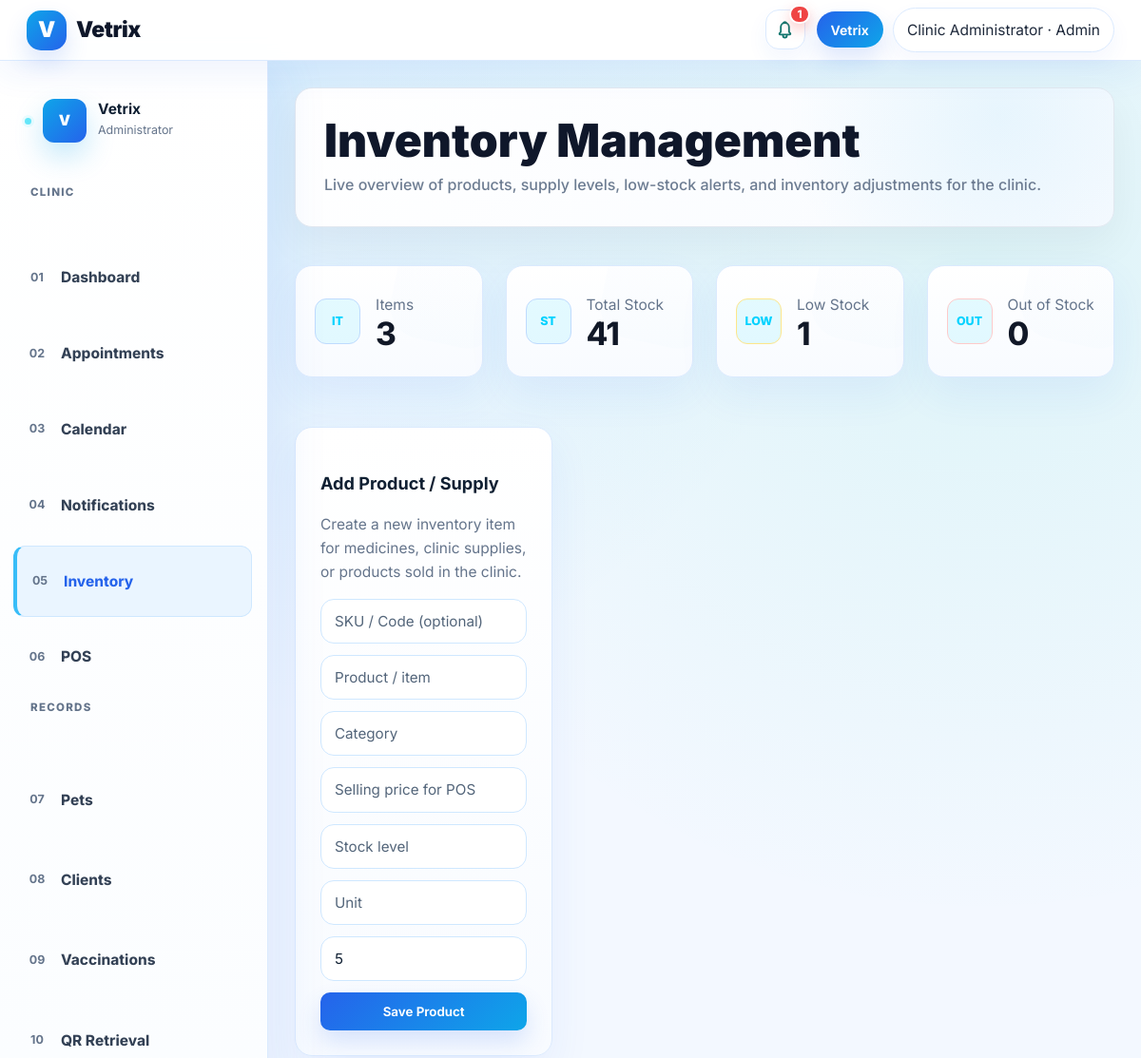
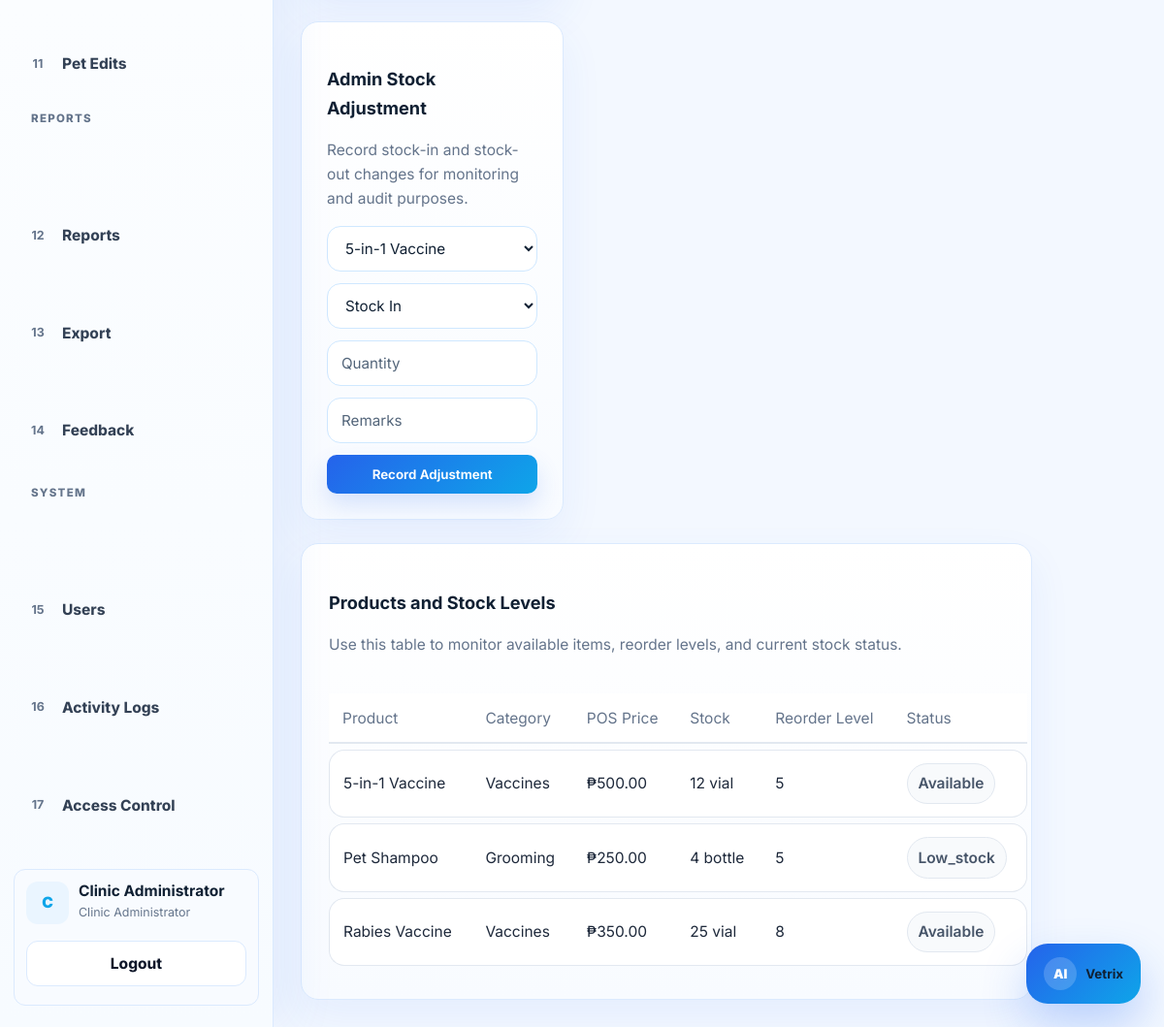
The page /admin/inventory.php (signed in) on the database its author committed (2 pictures, top to bottom).
### tables this page shows
CREATE TABLE inventory_items (
    id INT AUTO_INCREMENT PRIMARY KEY,
    sku VARCHAR(60) NULL,
    item_name VARCHAR(120) NOT NULL,
    category VARCHAR(80),
    sale_price DECIMAL(10,2) NOT NULL DEFAULT 0,
    stock_qty INT DEFAULT 0,
    unit VARCHAR(40),
    reorder_level INT DEFAULT 5,
    status ENUM('available','low_stock','out_of_stock','inactive') DEFAULT 'available',
    created_at TIMESTAMP DEFAULT CURRENT_TIMESTAMP,
    updated_at TIMESTAMP NULL DEFAULT NULL ON UPDATE CURRENT_TIMESTAMP
);

### admin/inventory.php (the view, shortened to what this page needs)
<?php
require_once "../config/database.php";
require_once "../includes/functions.php";
include "../includes/header.php";
include "../includes/navbar.php";
$items=$conn->query("SELECT * FROM inventory_items ORDER BY item_name");
$summary=$conn->query("SELECT COUNT(*) total_items, COALESCE(SUM(stock_qty),0) total_stock, SUM(status='low_stock') low_stock, SUM(status='out_of_stock') out_stock FROM inventory_items")->fetch_assoc();
?>
<div class="layout"><?php include "../includes/admin_sidebar.php"; ?>
<main class="content">
<section class="hero mb-4">
    <div class="hero-text">
        <h1>Inventory Management</h1>
        <p>Live overview of products, supply levels, low-stock alerts, and inventory adjustments for the clinic.</p>
    </div>
</section>
<div class="row mb-4">
    <div class="col-md"><div class="stat-card"><div class="kpi-mini"><div class="kpi-icon">IT</div><div><div class="text-muted">Items</div><div class="stat-value"><?= (int)$summary['total_items'] ?></div></div></div></div></div>
    <div class="col-md"><div class="stat-card"><div class="kpi-mini"><div class="kpi-icon">ST</div><div><div class="text-muted">Total Stock</div><div class="stat-value"><?= (int)$summary['total_stock'] ?></div></div></div></div></div>
    <div class="col-md"><div class="stat-card"><div class="kpi-mini"><div class="kpi-icon status-warn-token">LOW</div><div><div class="text-muted">Low Stock</div><div class="stat-value"><?= (int)$summary['low_stock'] ?></div></div></div></div></div>
    <div class="col-md"><div class="stat-card"><div class="kpi-mini"><div class="kpi-icon status-bad-token">OUT</div><div><div class="text-muted">Out of Stock</div><div class="stat-value"><?= (int)$summary['out_stock'] ?></div></div></div></div></div>
</div>
<div class="row g-4">
    <div class="col-lg-4">
        <div class="soft-card mb-4">
            <h3>Add Product / Supply</h3>
            <p class="text-muted">Create a new inventory item for medicines, clinic supplies, or products sold in the clinic.</p>
            <form method="POST">
                <input class="form-control" name="sku" placeholder="SKU / Code (optional)">
                <input class="form-control" name="item_name" placeholder="Product / item" required>
                <input class="form-control" name="category" placeholder="Category">
                <input class="form-control" name="sale_price" type="number" step="0.01" min="0" placeholder="Selling price for POS" required>
                <input class="form-control" name="stock_qty" type="number" placeholder="Stock level" required>
                <input class="form-control" name="unit" placeholder="Unit">
                <input class="form-control" name="reorder_level" type="number" value="5">
                <button class="btn btn-primary w-100 rounded-pill" name="save_item">Save Product</button>
            </form>
        </div>
        <div class="soft-card">
            <h3>Admin Stock Adjustment</h3>
            <p class="text-muted">Record stock-in and stock-out changes for monitoring and audit purposes.</p>
            <form method="POST">
                <select class="form-select" name="item_id">
                    <?php $move=$conn->query("SELECT id,item_name FROM inventory_items ORDER BY item_name"); while($i=$move->fetch_assoc()): ?>
                        <option value="<?=$i['id']?>"><?=e($i['item_name'])?></option>
                    <?php endwhile;?>
                </select>
                <select class="form-select" name="movement_type">
                    <option value="stock_in">Stock In</option>
                </select>
                <input class="form-control" name="quantity" type="number" min="1" placeholder="Quantity" required>
                <input class="form-control" name="remarks" placeholder="Remarks">
                <button class="btn btn-primary w-100 rounded-pill" name="move_stock">Record Adjustment</button>
            </form>
        </div>
    </div>
    <div class="col-lg-8">
        <div class="table-card">
            <div class="section-head mb-3">
                <div>
                    <h3>Products and Stock Levels</h3>
                    <p class="text-muted mb-0">Use this table to monitor available items, reorder levels, and current stock status.</p>
                </div>
            </div>
            <div class="table-responsive">
                <table class="table align-middle">
                    <tr><th>Product</th><th>Category</th><th>POS Price</th><th>Stock</th><th>Reorder Level</th><th>Status</th></tr>
                    <?php while($r=$items->fetch_assoc()): ?>
                        <tr>
                            <td><?=e($r['item_name'])?></td>
                            <td><?=e($r['category'])?></td>
                            <td>₱<?=number_format((float)($r['sale_price'] ?? 0),2)?></td>
                            <td><?=e($r['stock_qty'].' '.$r['unit'])?></td>
                            <td><?=e($r['reorder_level'])?></td>
                            <td><?=badge($r['status'])?></td>
                        </tr>
                    <?php endwhile;?>
                </table>
            </div>
        </div>
    </div>
</div>
</main></div><?php include "../includes/footer.php"; ?>

### includes/functions.php (shortened to what this page needs)
<?php
function e($value) {
    return htmlspecialchars($value ?? '', ENT_QUOTES, 'UTF-8');
}
function badge($status) {
    $status = strtolower($status ?? '');
    $map = [
        'pending' => 'warning', 'approved' => 'success', 'completed' => 'primary',
        'cancelled' => 'danger', 'active' => 'success', 'inactive' => 'secondary',
        'read' => 'secondary', 'unread' => 'info', 'rejected' => 'danger',
        'in_person_confirmation' => 'info'
    ];
    $class = $map[$status] ?? 'secondary';
    return "<span class='badge text-bg-$class'>" . e(ucfirst($status)) . "</span>";
}
?>

### rows shown on the page
inventory_items: item_name "5-in-1 Vaccine", category "Vaccines", sale_price "500.00", stock_qty+unit "12 vial", reorder_level "5", status "Available"
inventory_items: item_name "Pet Shampoo", category "Grooming", sale_price "250.00", stock_qty+unit "4 bottle", reorder_level "5", status "Low_stock"
inventory_items: item_name "Rabies Vaccine", category "Vaccines", sale_price "350.00", stock_qty+unit "25 vial", reorder_level "8", status "Available"

### other values the page prints
$notifLabel "1"
$_SESSION['full_name'] "Clinic Administrator"
$navRole "Admin"
$section "CLINIC"
$link[0] "01"
$link[1] "Dashboard"
$link[0] "02"
$link[1] "Appointments"
$link[0] "03"
$link[1] "Calendar"
$link[0] "04"
$link[1] "Notifications"
$link[0] "05"
$link[1] "Inventory"
$link[0] "06"
